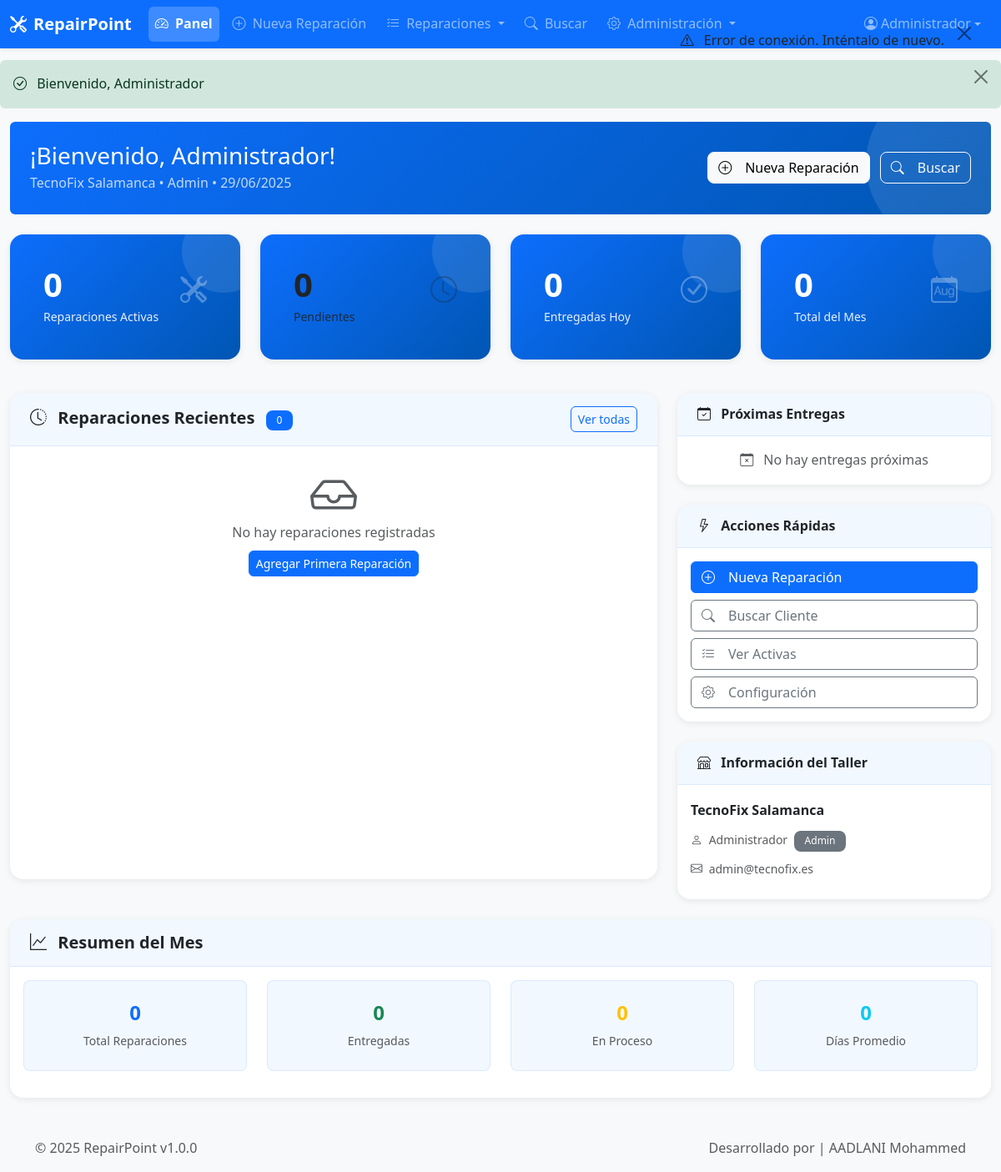
/pages/dashboard.php (signed in), run on the app's committed database.
### tables this page shows
CREATE TABLE users (
                       id INT AUTO_INCREMENT PRIMARY KEY,
                       name VARCHAR(100) NOT NULL COMMENT 'Nombre completo del usuario',
                       email VARCHAR(150) NOT NULL UNIQUE COMMENT 'Email',
                       phone VARCHAR(20) COMMENT 'Teléfono',
                       password VARCHAR(255) NOT NULL COMMENT 'Contraseña encriptada',
                       role ENUM('admin', 'staff') DEFAULT 'staff' COMMENT 'Rol del usuario',
                       shop_id INT NOT NULL COMMENT 'ID del taller',
                       created_at DATETIME DEFAULT CURRENT_TIMESTAMP COMMENT 'Fecha de creación',
                       last_login DATETIME COMMENT 'Último inicio de sesión',
                       status ENUM('active', 'inactive') DEFAULT 'active' COMMENT 'Estado del usuario',
                       remember_token VARCHAR(255) COMMENT 'Token para recordar sesión',
                       reset_token VARCHAR(255) COMMENT 'Token para reset password',
                       reset_expires DATETIME COMMENT 'Expiración del token reset',
                       FOREIGN KEY (shop_id) REFERENCES shops(id) ON DELETE CASCADE,
                       INDEX idx_email (email),
                       INDEX idx_shop_id (shop_id),
                       INDEX idx_remember_token (remember_token),
                       INDEX idx_reset_token (reset_token)
);

CREATE TABLE shops (
                       id INT AUTO_INCREMENT PRIMARY KEY,
                       name VARCHAR(150) NOT NULL COMMENT 'Nombre del taller',
                       email VARCHAR(150) UNIQUE COMMENT 'Email del taller',
                       phone1 VARCHAR(20) NOT NULL COMMENT 'Teléfono principal',
                       phone2 VARCHAR(20) COMMENT 'Teléfono adicional',
                       address TEXT COMMENT 'Dirección completa',
                       website VARCHAR(255) COMMENT 'Sitio web del taller',
                       logo VARCHAR(255) COMMENT 'Logo del taller',
                       city VARCHAR(100) COMMENT 'Ciudad',
                       country VARCHAR(100) DEFAULT 'España' COMMENT 'País',
                       created_at DATETIME DEFAULT CURRENT_TIMESTAMP COMMENT 'Fecha de creación',
                       notes TEXT COMMENT 'Notas adicionales',
                       status ENUM('active', 'inactive') DEFAULT 'active' COMMENT 'Estado del taller',
                       setup_completed BOOLEAN DEFAULT FALSE COMMENT 'Si el setup inicial está completo'
);

### pages/dashboard.php (the view, shortened to what the rows shown need)
<?php
require_once '../config/config.php';
require_once INCLUDES_PATH . 'functions.php';
require_once INCLUDES_PATH . 'header.php';
?>
<div class="container-fluid">
    <div class="row mb-4">
        <div class="col-12">
            <div class="welcome-header bg-gradient-primary text-white p-4 rounded">
                <div class="row align-items-center">
                    <div class="col-md-8">
                        <h1 class="h3 mb-1">
                            ¡Bienvenido, <?= htmlspecialchars($current_user['name']) ?>!
                        </h1>
                        <p class="mb-0 opacity-75">
                            <?= htmlspecialchars($current_user['shop_name']) ?> •
                            <?= ucfirst($current_user['role']) ?> •
                            <?= formatDate(date('Y-m-d H:i:s'), 'd/m/Y') ?>
                        </p>
                    </div>
                </div>
            </div>
        </div>
    </div>
    <div class="row">
        <div class="col-lg-4">
            <div class="card">
                <div class="card-body">
                    <div class="shop-info">
                        <div class="mb-2">
                            <strong><?= htmlspecialchars($current_user['shop_name']) ?></strong>
                        </div>
                        <div class="text-muted small mb-2">
                            <i class="bi bi-person me-1"></i>
                            <?= htmlspecialchars($current_user['name']) ?>
                            <span class="badge bg-secondary ms-1">
                                <?= ucfirst($current_user['role']) ?>
                            </span>
                        </div>
                        <div class="text-muted small mb-2">
                            <i class="bi bi-envelope me-1"></i>
                            <?= htmlspecialchars($current_user['email']) ?>
                        </div>
                    </div>
                </div>
            </div>
        </div>
    </div>
</div>
<?php
require_once INCLUDES_PATH . 'footer.php';
?>

### includes/header.php (shortened to what the rows shown need)
<?php
$current_user = null;
$current_shop = null;
if (isset($_SESSION['user_id'])) {
    try {
        $db = getDB();
        $current_user = $db->selectOne(
            "SELECT u.*, s.name as shop_name, s.logo as shop_logo
             FROM users u
             JOIN shops s ON u.shop_id = s.id
             WHERE u.id = ?",
            [$_SESSION['user_id']]
        );
        if ($current_user) {
            $current_shop = $db->selectOne("SELECT * FROM shops WHERE id = ?", [$current_user['shop_id']]);
        }
    } catch (Exception $e) {
        $current_user = [
            'id' => $_SESSION['user_id'],
            'name' => $_SESSION['user_name'] ?? 'Usuario',
            'email' => $_SESSION['user_email'] ?? '',
            'role' => $_SESSION['user_role'] ?? 'staff',
            'shop_name' => $_SESSION['shop_name'] ?? 'Mi Taller'
        ];
        $current_shop = ['name' => $current_user['shop_name'], 'logo' => null];
    }
}
?>
<!DOCTYPE html>
<html lang="es">
<head>
    <link href="https://cdn.jsdelivr.net/npm/bootstrap@5.3.0/dist/css/bootstrap.min.css" rel="stylesheet">
    <link href="https://cdn.jsdelivr.net/npm/bootstrap-icons@1.11.0/font/bootstrap-icons.css" rel="stylesheet">
    <link href="<?= asset('css/style.css') ?>" rel="stylesheet">
    <link href="<?= asset('css/print.css') ?>" rel="stylesheet" media="print">
</head>
<body class="<?= isset($body_class) ? $body_class : '' ?>">
<?php if (isset($_SESSION['user_id'])): ?>
<nav class="navbar navbar-expand-lg navbar-dark bg-primary fixed-top">
    <div class="container-fluid">
        <a class="navbar-brand d-flex align-items-center" href="<?= url('pages/dashboard.php') ?>">
            <?php if ($current_shop && isset($current_shop['logo']) && $current_shop['logo']): ?>
                <img src="<?= url($current_shop['logo']) ?>" alt="Logo" height="30" class="me-2">
            <?php else: ?>
                <i class="bi bi-tools me-2"></i>
            <?php endif; ?>
            <span class="fw-bold"><?= APP_NAME ?></span>
        </a>
        <div class="collapse navbar-collapse" id="navbarNav">
            <ul class="navbar-nav me-auto">
                <li class="nav-item">
                    <a class="nav-link <?= (basename($_SERVER['PHP_SELF']) == 'dashboard.php') ? 'active' : '' ?>"
                       href="<?= url('pages/dashboard.php') ?>">
                        <i class="bi bi-speedometer2 me-1"></i>
                        Panel
                    </a>
                </li>
                <li class="nav-item">
                    <a class="nav-link <?= (basename($_SERVER['PHP_SELF']) == 'add_repair.php') ? 'active' : '' ?>"
                       href="<?= url('pages/add_repair.php') ?>">
                        <i class="bi bi-plus-circle me-1"></i>
                        Nueva Reparación
                    </a>
                </li>
                <li class="nav-item dropdown">
                    <a class="nav-link dropdown-toggle" href="#" id="repairsDropdown" role="button" data-bs-toggle="dropdown">
                        <i class="bi bi-list-check me-1"></i>
                        Reparaciones
                    </a>
                </li>
                <li class="nav-item">
                    <a class="nav-link <?= (basename($_SERVER['PHP_SELF']) == 'search.php') ? 'active' : '' ?>"
                       href="<?= url('pages/search.php') ?>">
                        <i class="bi bi-search me-1"></i>
                        Buscar
                    </a>
                </li>
                <?php if ($current_user && $current_user['role'] === 'admin'): ?>
                <li class="nav-item dropdown">
                    <a class="nav-link dropdown-toggle" href="#" id="adminDropdown" role="button" data-bs-toggle="dropdown">
                        <i class="bi bi-gear me-1"></i>
                        Administración
                    </a>
                </li>
                <?php endif; ?>
            </ul>
            <ul class="navbar-nav">
                <li class="nav-item dropdown">
                    <a class="nav-link dropdown-toggle d-flex align-items-center" href="#" id="userDropdown" role="button" data-bs-toggle="dropdown">
                        <i class="bi bi-person-circle me-1"></i>
                        <span class="d-none d-md-inline"><?= htmlspecialchars($current_user['name']) ?></span>
                    </a>
                </li>
            </ul>
        </div>
    </div>
</nav>
<div class="main-content">
<?php endif; ?>

### data on the page
users: name "Administrador", shop.name "TecnoFix Salamanca", role "Admin", email "admin@tecnofix.es"

### other printed values
APP_NAME "RepairPoint"
$_SESSION['message'] "Bienvenido, Administrador"
$stats['active'] "0"
$stats['pending'] "0"
$stats['delivered_today'] "0"
$stats['month_total'] "0"
count($recent_repairs) "0"
$completed_month "0"
$avg_time "0"
APP_VERSION "1.0.0"
APP_AUTHOR "| AADLANI Mohammed"
